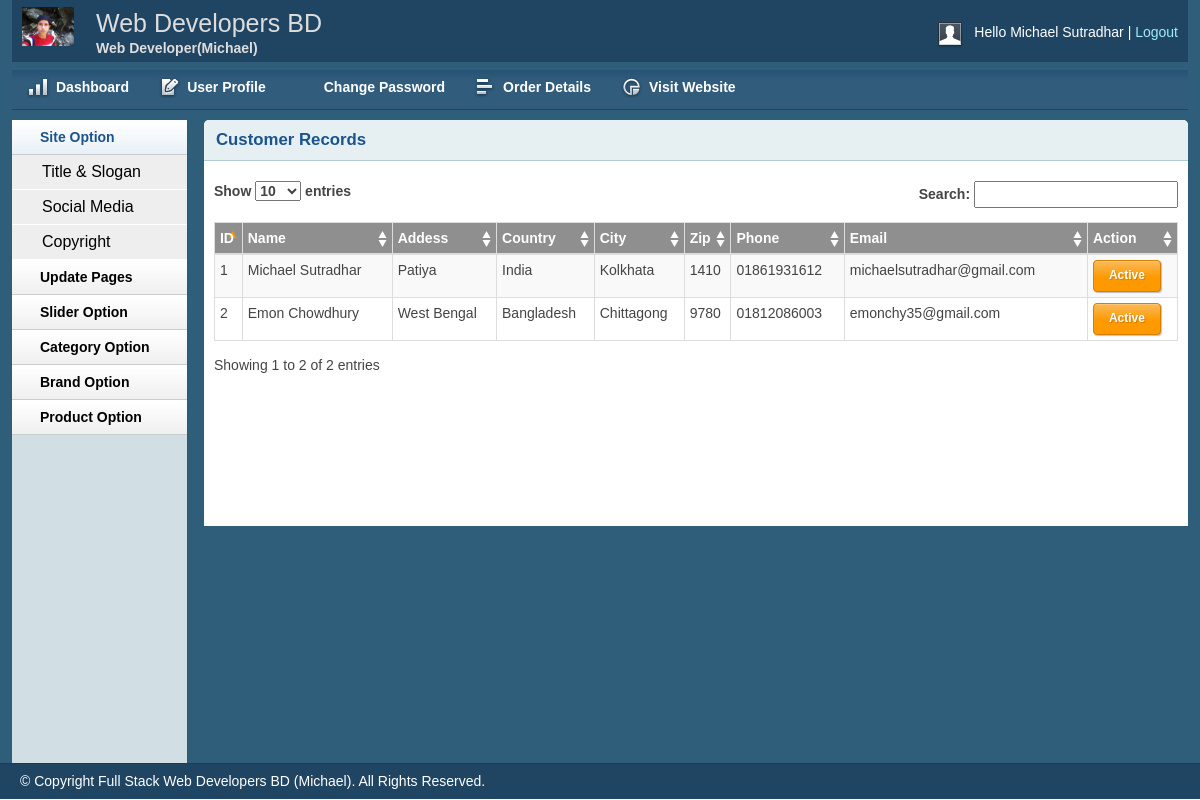
The page /shop/admin/userprofile.php (signed in) on the database its author committed.
### tables this page shows
CREATE TABLE `tbl_customer` (
  `id` int(11) NOT NULL,
  `name` varchar(255) NOT NULL,
  `address` text NOT NULL,
  `city` varchar(30) NOT NULL,
  `country` varchar(30) NOT NULL,
  `zip` varchar(30) NOT NULL,
  `phone` varchar(30) NOT NULL,
  `email` varchar(255) NOT NULL,
  `password` varchar(32) NOT NULL,
  `status` int(11) NOT NULL DEFAULT '0'
);

CREATE TABLE `tbl_country` (
  `country_id` int(11) NOT NULL,
  `countryName` varchar(255) NOT NULL
);

CREATE TABLE `tbl_city` (
  `city_id` int(11) NOT NULL,
  `cityName` varchar(255) NOT NULL,
  `country_id` int(11) NOT NULL
);

### shop/lib/Database.php (called while the page is built, shortened)
<?php
Class Database{
 public $host   = DB_HOST;
 public $user   = DB_USER;
 public $pass   = DB_PASS;
 public $dbname = DB_NAME;
 public $link;
private function connectDB(){
 $this->link = new mysqli($this->host, $this->user, $this->pass,
  $this->dbname);
 }
public function select($query){
  $result = $this->link->query($query) or
   die($this->link->error.__LINE__);
  if($result->num_rows > 0){
    return $result;
  } else {
    return false;
  }
 }
}

### shop/classes/Customer.php (called while the page is built, shortened)
<?php
    $filepath = realpath(dirname(__FILE__));
    include_once ($filepath.'/../lib/Database.php');
?>
<?php
class Customer{
    private $db;
    public function __construct() {
        $this->db = new Database();
    }
     public function getAllCustomers(){
     $query = "SELECT cust.*,c.countryName,a.cityName
               FROM tbl_customer as cust,tbl_country as c,tbl_city as a
               WHERE cust.country = c.country_id AND cust.city = a.city_id";
        $result = $this->db->select($query);
        return $result;
    }
}

### shop/admin/userprofile.php (the view, shortened to what this page needs)
<?php include 'inc/header.php';?>
<?php include 'inc/sidebar.php';?>
<?php
$filepath = realpath(dirname(__FILE__));
include_once ($filepath . '/../classes/Customer.php');
?>
<?php
$cmr = new Customer();
?>
<div class="grid_10">
    <div class="box round first grid">
        <h2>Customer Records</h2>
        <div class="block">
            <table class="data display datatable table table-striped table-condensed table-bordered" id="example">
                        <thead>
                               <tr>
                                    <th>ID</th>
                                    <th>Name</th>
                                    <th>Addess</th>
                                    <th>Country</th>
                                    <th>City</th>
                                    <th>Zip</th>
                                    <th>Phone</th>
                                    <th>Email</th>
                                    <th>Action</th>
                                </tr>
                        </thead>
                            <tbody>
                                <?php
                                $getAllCust = $cmr->getAllCustomers();
                                if($getAllCust){
                                        $i=0;
                                    while($result = $getAllCust->fetch_assoc()){
                                            $i++;
                                            ?>
                                    <tr class="">
                                            <td><?php echo $i;?></td>
                                            <td><?php echo $result['name'];?></td>
                                            <td><?php echo $result['address'];?></td>
                                            <td><?php echo $result['countryName'];?></td>
                                            <td><?php echo $result['cityName'];?></td>
                                            <td><?php echo $result['zip'];?></td>
                                            <td><?php echo $result['phone'];?></td>
                                            <td><?php echo $result['email'];?></td>
                                            <?php if($result['status']==0){ ?>
                                            <td><form action="userprofile.php" method="post">
                                                   <input type="hidden" value="<?php echo $result['id'] ; ?> " name="cust_active"/>
                                                   <input type="submit" class="btn btn-primary" value="DeActive"/>
                                               </form></td>
                                            <?php } else{?>
                                               <td><form action="userprofile.php" method="post">
                                                      <input type="submit" class="btn btn-success" value="Active"/>
                                                  </form></td>
                                              <?php } ?>
                                    </tr>
                                <?php } }?>
                            </tbody>
                        </table>
       </div>
    </div>
</div>
<?php include 'inc/footer.php';

### shop/admin/css/text.css (style rules this page uses)
body { font: 13px/1.5 Tahoma, Helvetica, Arial, 'Liberation Sans', FreeSans, sans-serif; }
h2 { font-size: 23px; }
p, dl, hr, h1, h2, h3, h4, h5, h6, ol, ul, pre, table, address, fieldset { margin-bottom: 20px; }

### shop/admin/css/grid.css (style rules this page uses)
.grid_1, .grid_2, .grid_3, .grid_4, .grid_5, .grid_6, .grid_7, .grid_8, .grid_9, .grid_10, .grid_11, .grid_12, .grid_13, .grid_14, .grid_15, .grid_16 { display: inline; float: left; margin-left: 1%; margin-right: 1%; }
.container_12 .grid_10 { width: 81.333%; }

### shop/admin/css/layout.css (style rules this page uses)
body { background: #fff none repeat scroll 0 0; color: #444; font-size: 14px; padding: 0; }
h1, h2, h3, h4, h5, h6 { line-height:1.2em; margin-bottom:.3em; }
h2 { margin-top:1em; }
.box { background:#fff; margin-bottom:20px; padding:10px 10px 10px 10px; margin-left:-8px; }
.box.grid { padding-bottom:40px; }
.box.round { -moz-border-radius: 5px 5px 0px 0px; -webkit-border-radius: 5px 5px 0px 0px; border-radius: 5px 5px 0px 0px; }
.box h2 { font-size:1.2em; font-weight:bold; color:#1B548D; background:#E6F0F3; margin:-10px -10px 0 -10px; padding:10px 12px; border-bottom:1px solid #B3CBD6; -moz-border-radius: 5px 5px 0px 0px; -webkit-border-radius: 5px 5px 0px 0px; border-radius: 5px 5px 0px 0px; }
.box.first { min-height: 406px; }
.block { padding-top:20px; }
.block { padding-bottom:1px; }
table.display { margin: 0 auto; clear: both; width: 100%; }
.sorting_asc { background: #8f8f8f url(../img/table/sort_asc.png) no-repeat center right; padding:8px 5px; text-align:left; color:#fff; }
.sorting { background:#8f8f8f url(../img/table/sort_both.png) no-repeat center right; padding:8px 5px; text-align:left; color:#fff; }
tr.odd { height: 30px; line-height: 30px; border-bottom:1px solid #e6e6e6; }
tr.even { height: 30px; line-height: 30px; border-bottom:1px solid #e6e6e6; }
tr.odd td, tr.even td { padding-left:5px; }
.btn, .btn-icon, .btn-mini { background-repeat: repeat-x; color: #FFF; font-weight: bold; display: inline-block; text-decoration: none; border-width: 1px; border-style: solid; padding: 0 15px 4px; *padding: 0 7px 4px; margin: 0; text-shadow: 1px 1px 1px rgba(0,0,0,.2); -moz-box-shadow: 1px 1px 1px rgba(0,0,0,.25); -webkit-box-shadow: 1px 1px 1px rgba(0,0,0,.25); -moz-border-radius: 4px; -webkit-border-radius: 4px; filter: progid:DXImageTransform.Microsoft.Shadow(color=#999999,direction=135,strength=2); cursor: pointer; position: relative; }
.btn, .btn-icon { background-position: 0 -80px; font-size: 12px; height: 32px; line-height: 29px; }
.btn, .btn-icon, .btn-mini, .btn:visited, .btn-icon:visited, .btn-mini:visited { background-image: url(../img/bg-lite.png); background-color: #F90; border-color: #D58000; color: #FFF; }

### rows shown on the page
tbl_customer: name "Michael Sutradhar", address "Patiya", tbl_country.countryName "India", tbl_city.cityName "Kolkhata", zip "1410", phone "01861931612", email "michaelsutradhar@gmail.com"
tbl_customer: name "Emon Chowdhury", address "West Bengal", tbl_country.countryName "Bangladesh", tbl_city.cityName "Chittagong", zip "9780", phone "01812086003", email "emonchy35@gmail.com"

### other values the page prints
Session::get('adminName') "Michael Sutradhar"
